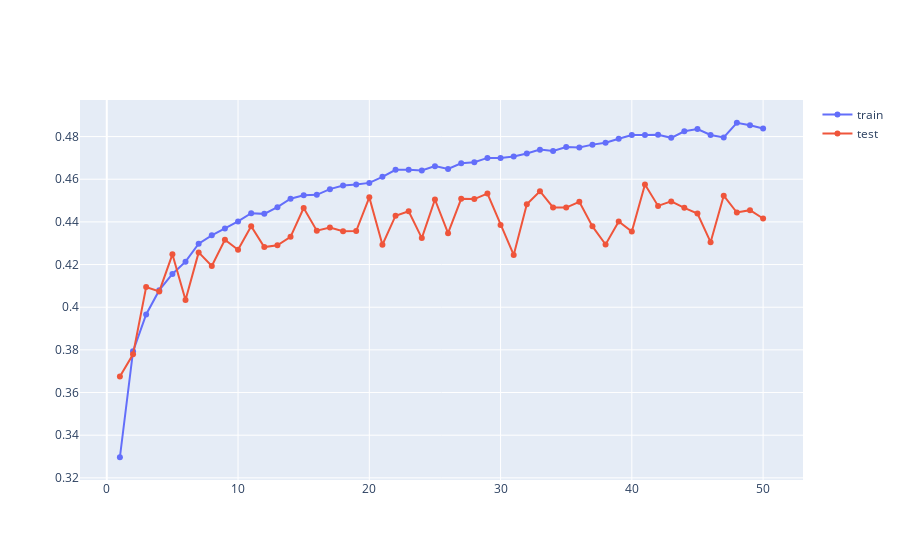

The cell this chart's notebook holds for it:
### Markdown cell above
#### <font color="red"> <a id='p1B6'/> งานที่ 1.B.6: แพ็คเส้นกราฟเข้าด้วยกันในลิสต์แล้ววาดออกมา </font>
หลังจากที่เตรียมการอยู่นาน ในตอนนี้เราพร้อมวาดกราฟใน plotly แล้ว ซึ่งตามแนวปฏิบัติพื้นฐานของ plotly เราจะสร้างลิสต์ที่เก็บเส้นกราฟทั้งหมดไว้ด้วยกัน จากนั้นเราจะเรียกฟังก์ชัน iplot ที่เราอิมพอร์ตเข้ามากับลิสต์ดังกล่าว  แม้ว่าเราจะสามารถสร้างลิสต์ขึ้นมาในขณะที่ส่งมันไปเป็นพารามิเตอร์ของ iplot ได้เลย แต่ในแบบฝึกหัดนี้ เราจะพักการสร้างลิสต์ลงในตัวแปรก่อน จากนั้นจึงส่งตัวแปรนั้นไปที่ iplot

จงสร้างลิสต์ที่ข้างในมี train_acc_trace1 และ test_acc_trace1 แล้วเก็บลิสต์นี้ไว้ในตัวแปรชื่อ acc_data1 จากนั้นให้ส่ง acc_data1 ไปเป็นพารามิเตอร์ของ iplot  โค้ดที่คุณควรเขียนในเซลล์ข้างล่างนี้ควรมีสองบรรทัด (ในแต่ละ Step มีหนึ่งบรรทัด)

**หมายเหตุ** ตัวกราฟที่ได้เป็นแบบอินเตอร์แอคทิฟ เราควรจะลองเอาเมาส์ลากผ่านไปมาบนตัวกราฟเพื่อสังเกตพฤติกรรมของมันดู

### Code cell
# [ํYour Work]
configure_plotly_browser_state()
# Step 1: create list, acc_data1 = [setting กราฟที่ 1, setting กราฟที่ 2]
acc_data1 = [train_acc_trace1, test_acc_trace1]

# Step 2: send acc_data1 to iplot, you shold get a plotly diagram here.
iplot(acc_data1)

### Figure 1 — Plotly figure (JSON) as saved in the notebook; plotly's stock layout.template omitted (floating-point values rounded to 4 significant figures)
{"data": [{"mode": "lines+markers", "name": "train", "x": [1, 2, 3, 4, 5, 6, 7, 8, 9, 10, 11, 12, 13, 14, 15, 16, 17, 18, 19, 20, 21, 22, 23, 24, 25, 26, 27, 28, 29, 30, 31, 32, 33, 34, 35, 36, 37, 38, 39, 40, 41, 42, 43, 44, 45, 46, 47, 48, 49, 50], "y": [0.3297, 0.3793, 0.3966, 0.408, 0.4156, 0.4213, 0.4297, 0.4337, 0.437, 0.4402, 0.4441, 0.4438, 0.4469, 0.4508, 0.4525, 0.4527, 0.4554, 0.457, 0.4576, 0.4583, 0.4611, 0.4644, 0.4645, 0.4641, 0.4661, 0.4648, 0.4675, 0.468, 0.47, 0.47, 0.4707, 0.4721, 0.4739, 0.4733, 0.4751, 0.4749, 0.4762, 0.4771, 0.479, 0.4808, 0.4808, 0.4808, 0.4794, 0.4825, 0.4835, 0.4808, 0.4796, 0.4865, 0.4853, 0.4838], "type": "scatter"}, {"mode": "lines+markers", "name": "test", "x": [1, 2, 3, 4, 5, 6, 7, 8, 9, 10, 11, 12, 13, 14, 15, 16, 17, 18, 19, 20, 21, 22, 23, 24, 25, 26, 27, 28, 29, 30, 31, 32, 33, 34, 35, 36, 37, 38, 39, 40, 41, 42, 43, 44, 45, 46, 47, 48, 49, 50], "y": [0.3675, 0.3779, 0.4095, 0.4074, 0.4248, 0.4034, 0.4257, 0.4193, 0.4316, 0.4269, 0.438, 0.4282, 0.429, 0.433, 0.4465, 0.4359, 0.4374, 0.4356, 0.4357, 0.4515, 0.4293, 0.4429, 0.445, 0.4324, 0.4505, 0.4347, 0.4508, 0.4507, 0.4533, 0.4385, 0.4245, 0.4483, 0.4544, 0.4468, 0.4467, 0.4494, 0.4379, 0.4294, 0.4402, 0.4355, 0.4575, 0.4475, 0.4496, 0.4466, 0.4439, 0.4305, 0.4523, 0.4444, 0.4455, 0.4416], "type": "scatter"}], "layout": {}}
